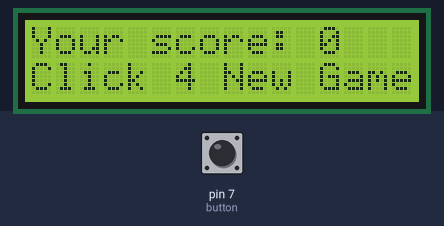
Bench run of a sketch on a simulated Arduino Uno, built with avr-gcc and run on an emulated ATmega328P. Shown: 16×2 character LCD. The test bench sets the inputs (shaded band); at power-on: pin 7 (button) LOW. Random numbers use the default seed unless the sketch sets one.

Above: at 1.2 s.
1.3 s: pin 7 (button) pulled HIGH for 0.15 s
At 1.49 s:
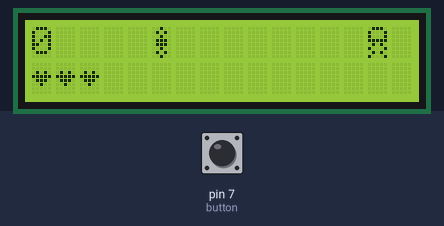
3.0 s: pin 7 (button) pulled HIGH for 3.2 s
At 4.6 s:
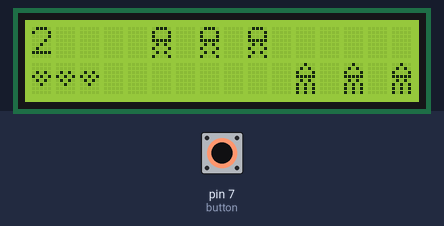
7.7 s: pin 7 (button) pulled HIGH for 1 s
At 7.83 s:
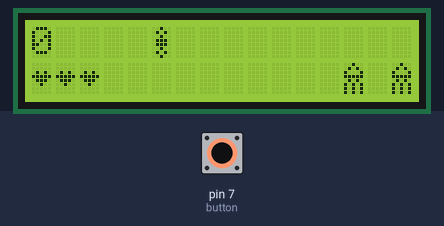
10.2 s: pin 7 (button) pulled HIGH for 3.2 s
At 14.3 s:
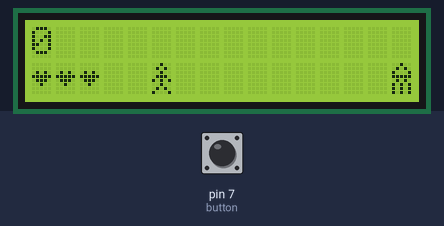
16.3 s: pin 7 (button) pulled HIGH for 3.2 s
At 20.05 s:
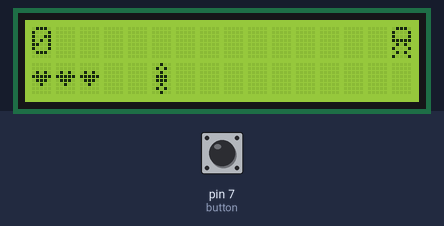
21.8 s: pin 7 (button) pulled HIGH for 1 s
At 23.7 s:
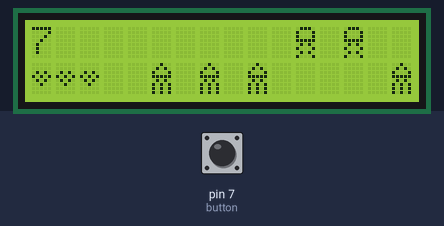

Measured:
- after the input at 1.3 s, the display: first changes at once (image 1 shows a later state)
- what the display in image 2 shows lasts 2.0 s, from 3.4 s to 5.4 s

The sketch:

LCD_Game.ino
```cpp
// Sidescroller Video Game on Arduino with 2x16 LCD
// Written By Harrison Lambert
// Written For AERO 465 Final Project
// Future Updates: Should make it harder :/

#include <LiquidCrystal.h> // Include standard LCD library
LiquidCrystal lcd(12, 11, 5, 4, 3, 2); // Tell board what pins the LCD is on

const int button = 7; // Declare the button's pin
int buttonState = 0; // Whether or not the button is pressed; high or low
int height = 1; // Which row it is on, 0 for top 1 for bottom
int lives = 3; // How many lives the player has
int score = 0; // What score the player has
bool screen = false; // Is the user on the game screen? false for start screen
int rows [2][11] = {{0,0,0,0,0,0,0,0,0,0,0},{0,0,0,0,0,0,0,0,0,0,0}}; // Array representation of enemy blocks, 1 means enemy in block 0 is no enemy
bool moving = true; // Switches between true and false to move man's legs
int timer = 0; // Timer for time logic, *doesn't work very well
int randNum; // Initialize random number for enemy logic
int bound = 50; // Bound for spawn logic
int spawnRow = 0; // Similar to height but for enemies
int altRow = 1; // Could probably get rid of this becuase it's just the opposite of spawnRow
bool newGameDelay = false; // For not restarting the game if the player is pressing the button when they die

void setup() {
  pinMode(button,INPUT); // Initialize button
  lcd.begin(16, 2);  // Start up the screen, beep beep boop
}

void loop() {
  buttonState = digitalRead(button); // Read the button
  height=!buttonState; // Height is the opposite of the button value; i.e. - High=NOT Low
  if(screen==true){ // If player is on the game screen
    moving=!moving; // Switch man moving back to not moving
    makeMan(height,moving); // Move man
    movement(); // Move enemies
    makeMan(height,moving);
    spawn(bound); // Spawn new enemies
    makeMan(height,moving);
    enemies(); // Make enemies
    hitbox(); // Check if player hit an enemy
    if(lives==0){ // If user has no more lives
      delay(2000);
      lcd.clear(); // Clear screen
      newGameDelay=true;
      screen=false; // Tell game to switch to score screen
    }
    delay(100); // SPEED OF THE GAME
  }else{
    lcd.setCursor(0,0); // Move cursor to top left corner
    lcd.print("Your score: "+String(score)); // Write score screen stuff
    lcd.setCursor(0,1);
    lcd.print("Click 4 New Game");
    if(newGameDelay){
     delay(2000);
     newGameDelay=false; // Tell game to switch to game screen
    }
    if(height==0){ // If player clicks
      resetStats(); // Reset game
    }
  }
}

void makeMan(int loc, bool jog){ // Code to control man, input height and movement
    byte man[8] = { // LCD art for standing man
      B00100,
      B01010,
      B00100,
      B01110,
      B10101,
      B00100,
      B01010,
      B10001,
    };
    byte runMan[8] = { // LCD art for running man
      B00100,
      B01010,
      B00100,
      B01110,
      B01110,
      B00100,
      B01010,
      B00100,
    };
    lcd.createChar(1,man); // Turn byte art into special char
    lcd.createChar(2,runMan);
    lcd.setCursor(5,!loc); // Move cursor to man column (6)
    lcd.write(" ");
    lcd.setCursor(5,loc);
    if(jog){ // Choose which man to display
      lcd.write(byte(2));
    }else{
      lcd.write(byte(1));
    }
}

int makeHeart(int lives){ // LCD art for hearts; input # of lives
  byte heart[8] = { // Full life
    B00000,
    B00000,
    B01010,
    B11111,
    B01110,
    B00100,
    B00000,
    B00000,
  };
  byte emptyHeart[8] = { // Empty life
    B00000,
    B00000,
    B01010,
    B10101,
    B01010,
    B00100,
    B00000,
    B00000,
  };
  lcd.createChar(3,heart);
  lcd.createChar(4,emptyHeart);
  for(int i=0;i<3;i++){ // For each life show a heart
    lcd.setCursor(i,1);
    i<lives?lcd.write(byte(3)):lcd.write(byte(4));
  }
}

void spawn(int bound){ // Logic to add new enemies to far right column
  randNum=random(0,100); // Random number for randomized spawning
  if(randNum>=bound){ // First condition for spawn is if the number is greater than the programmed bound
    if(randNum%2==0){ // If the number is even put spawn on the top row
      spawnRow = 0;
      altRow = 1;
    }else{ // If the number is odd put spawn on the bottom row
      spawnRow = 1;
      altRow = 0;
    }
  }
  // Logic for right four blocks so that there is always a gap for the player to move between enemies
  if((rows[altRow][10]==0) && (rows[altRow][9]==0) && (rows[spawnRow][10]==0)){ // Check spawn location chosen by randomizer
    rows[spawnRow][10]=1;
    rows[altRow][10]=0;
  }else if((rows[spawnRow][10]==0) && (rows[spawnRow][9]==0) && (rows[altRow][10]==0)){ // Check alternate spawn location
    rows[altRow][10]=1;
    rows[spawnRow][10]=0;
  }else{ // If no room in right four blocks don't spawn the enemy
    rows[spawnRow][10]=0;
    rows[altRow][10]=0;
  }
};

void enemies(){
    byte ground[8] = { // LCD art for enemy on top row
      B01110,
      B10001,
      B10001,
      B11111,
      B01010,
      B10001,
      B01010,
      B10001,
    };
    byte sky[8] = { // LCD art for enemy on bottom row
      B00100,
      B01010,
      B10001,
      B11111,
      B01010,
      B10101,
      B10101,
      B10101,
    };
    lcd.createChar(5,ground);
    lcd.createChar(6,sky);
    for(int i = 0; i<2; i++){ // Iterate over 2x11 enemy space
      for(int j = 0; j<11; j++){
        lcd.setCursor(j+5,i);
        if(rows[i][j]){ // If the index in rows logic storage is 1, then write an enemy on the LCD
          i==0?lcd.write(byte(5)):lcd.write(byte(6));
        }else{
          if(j!=0){ // If index in rows logic is 0, then write empty block on LCD
            lcd.write(" ");
          }
        }
      }
    }
}

void movement(){ // Movement logic of enemies
    for(int i = 0; i<2; i++){
      for(int j = 0; j<10; j++){
        rows[i][j]=rows[i][j+1]; // Move enemies one block to the left
      }
    }
};

void scores(){ // Write score to top left corner of screen
  lcd.setCursor(0,0);
  lcd.print(score);
}

void hitbox(){ // Logic to see if player hit an enemy
   if(rows[0][0]==1 || rows[1][0]==1){
    if(rows[height][0]==0){
      score++; // If man and enemy are in different rows add 1 to score
    }else{
      lives=lives-1; // If man and enemy are in differenet rows add
    }
    scores(); // Update score
    makeHeart(lives); // Update hearts
   }
}

void resetStats(){ // Reset everything for a new game
  lcd.clear();
  for(int i = 0; i<2; i++){
      for(int j = 0; j<11; j++){
        rows[i][j]=0; // Switch enemy index back to all 0's
      }
  }
  // Reset score and lives
  score=0;
  lives=3;
  makeHeart(lives);
  scores();
  screen=true; // Tell game to switch back to game screen
}
```
